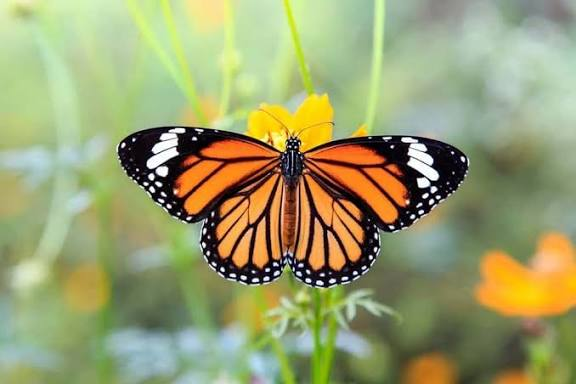
#> input picture image_lab/test/input.jpeg, 576 x 384 px, found by its file name
$ python point_processing.py
#> lines starting #> are read from the running program, lines starting #| are printed output that depends on the picture; after the words box and inside, x2 and y2 are one past the last pixel; in counts of white or black regions, pixels touching at a corner belong together
from cv2 import imread
import cv2
import numpy as np
import matplotlib.pyplot as plt

img = imread("input.jpeg",cv2.IMREAD_GRAYSCALE)
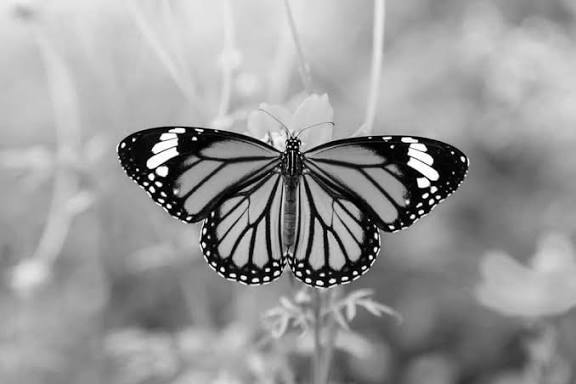
#> img: shape (384, 576); min 0, max 255, mean 152.3

L = 256

#Negative Transform
neg_img = (L-1)-img
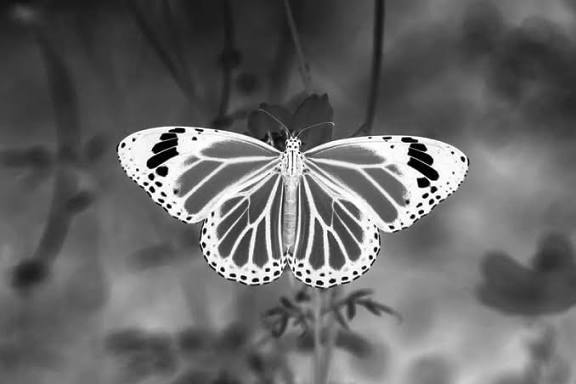
#> neg_img: shape (384, 576); min 0, max 255, mean 102.7

#Log transform
c = (L-1)/np.log(L)
log_img = c*(np.log(1+img.astype(np.float32))).astype(np.uint8)
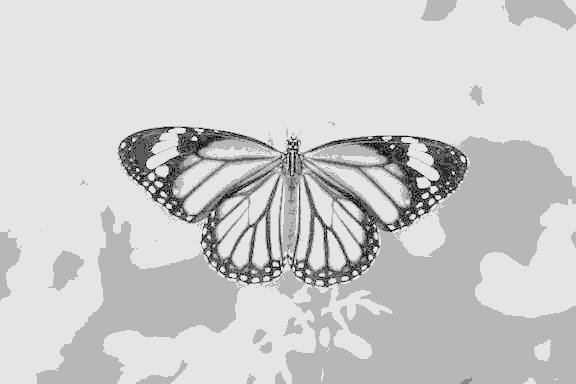
#> log_img: shape (384, 576) float64; min 0, max 229.9, mean 206.4

#Gamma Transform
gamma = 0.5
normalized = img.astype(np.float32)/255.0
gamma_img = c*(normalized**gamma)*255
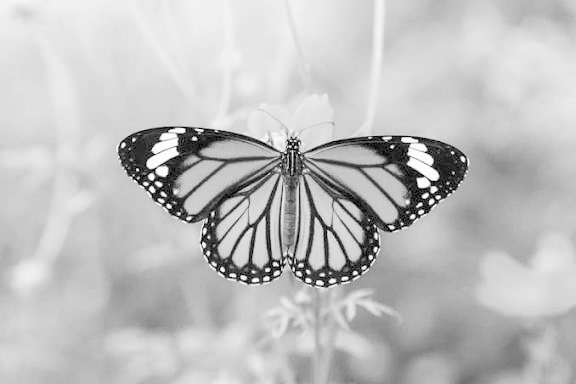
#> gamma_img: shape (384, 576) float32; min 0, max 11726.4, mean 8821.4; drawn with min black and max white
gamma_img = gamma_img.astype(np.uint8)
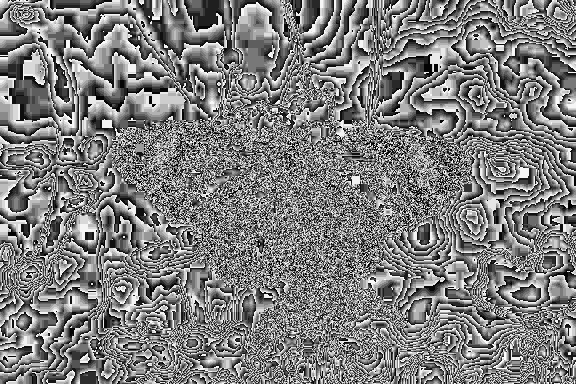
#> gamma_img: shape (384, 576); min 0, max 255, mean 125.7

#Thresholding
T=150
thre_img = np.where(img>=T,255,0).astype(np.uint8)
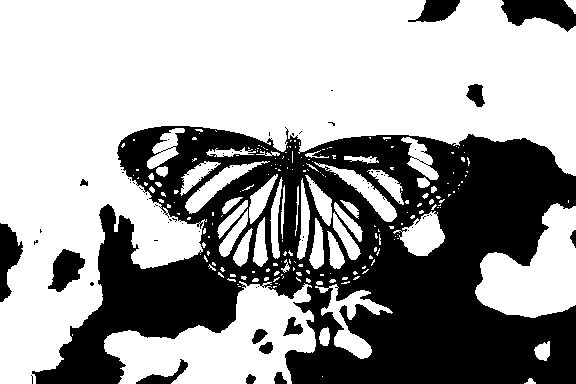
#> thre_img: shape (384, 576); 62.2% white; 69 black regions (55 under 20 px), largest, box (x1, y1, x2, y2) and area: (32, 126, 576, 384) 77820, (501, 0, 576, 32) 1552, (0, 223, 23, 302) 1024


plt.subplot(2,3,1)
plt.imshow(img,cmap='gray')
plt.title("Original Image")
plt.axis('off')

plt.subplot(2,3,2)
plt.imshow(neg_img,cmap='gray')
plt.title("Negative Image")
plt.axis('off')

plt.subplot(2,3,3)
plt.imshow(log_img, cmap='gray')
plt.title("Log Transform")
plt.axis('off')

plt.subplot(2,3,4)
plt.imshow(gamma_img, cmap='gray')
plt.title("Gamma Transform")
plt.axis('off')

plt.subplot(2,3,5)
plt.imshow(thre_img, cmap = 'gray')
plt.title("Thresholding")
plt.axis('off')

plt.show()
